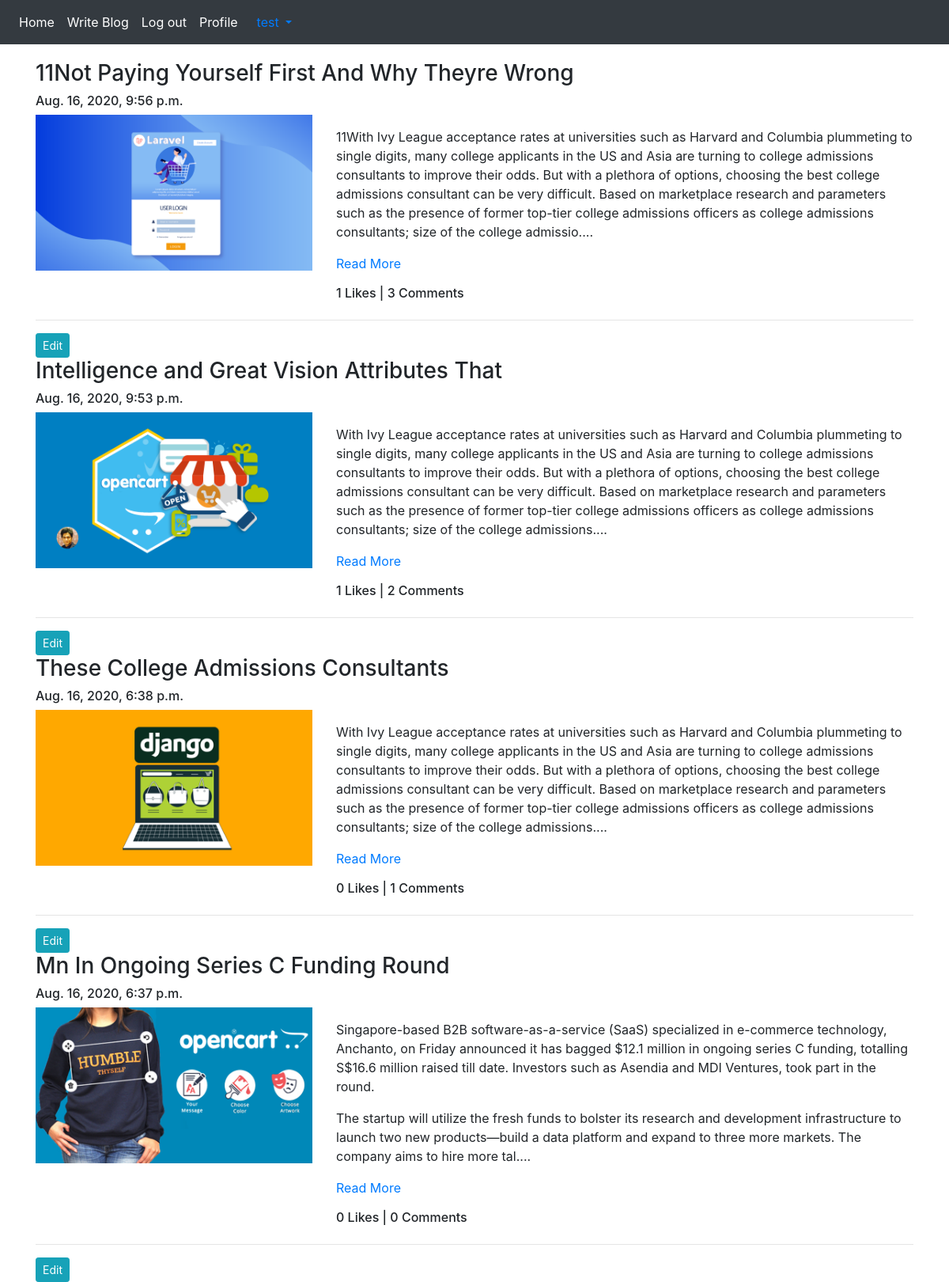
/blog/my-blog (signed in), run on the app's committed database.
### App_Blog/models.py (models this page shows, shortened)
class Blog(models.Model):
    author = models.ForeignKey(User, on_delete=models.CASCADE, related_name='post_author')
    blog_title = models.CharField(max_length=264, verbose_name="Put a Title")
    slug = models.SlugField(max_length=264, unique=True)
    blog_content = models.TextField(verbose_name="What is on your mind?")
    blog_image = models.ImageField(upload_to='blog_images', verbose_name="Blog Image")
    publish_date = models.DateTimeField(auto_now_add=True)
    update_date = models.DateTimeField(auto_now=True)
    class Meta:
        ordering = ['-publish_date']

### App_Blog/views.py (the view)
# urls.py: path('my-blog', views.MyBlogs.as_view(), name='My_blogs'),
class MyBlogs(LoginRequiredMixin,TemplateView):
    template_name = 'App_Blog/my_blogs.html'

### App_Blog/templatetags/custom_filters.py (called while the page is built)
def range_filter(value):
    return value[0:500] + "...."

### templates/App_Blog/my_blogs.html (shortened to what this page needs)
{% extends 'base.html' %}
{% load custom_filters %}
{% block body_block %}
  {% for blog in user.post_author.all %}
<h3>{{ blog.blog_title }}</h3>
<h6>{{ blog.publish_date }}</h6>
<div class="row">
  <div class="col-sm-4">
    <img src="/media/{{blog.blog_image}}" width="100%">
  </div>
  <div class="col-sm-8">
    <p>{{ blog.blog_content|range_filter|linebreaks }}
       <a href="{% url 'App_Blog:blog_details' slug=blog.slug %}">Read More</a>
    </p>
    <h6>{{ blog.liked_blog.count }} Likes | {{ blog.blog_comment.count }} Comments</h6>
  </div>
</div>
<hr>
<a href="{% url 'App_Blog:edit_blog' pk=blog.pk %}" class="btn btn-info btn-sm">Edit</a>
  {% endfor %}
{% endblock %}

### templates/base.html (shortened to what this page needs)
<!doctype html>
<html lang="en">
  <head>
    <link rel="stylesheet" href="https://stackpath.bootstrapcdn.com/bootstrap/4.5.2/css/bootstrap.min.css">
<link rel="stylesheet" href="https://maxcdn.bootstrapcdn.com/font-awesome/4.6.3/css/font-awesome.min.css">
  </head>
  <body>
    <nav class="navbar navbar-expand-sm bg-dark navbar-dark">
        <ul class="navbar-nav">
          <li class="nav-item active">
            <a class="nav-link" href="{% url 'index' %}">Home</a>
          </li>
          {% if user.is_authenticated %}
          <li class="nav-item active">
            <a class="nav-link" href="{% url 'App_Blog:create_blog' %}">Write Blog</a>
          </li>
          <li class="nav-item active">
            <a class="nav-link" href="{% url 'App_Login:logout' %}">Log out</a>
          </li>
          <li class="nav-item active">
            <a class="nav-link" href="{% url 'App_Login:profile' %}">Profile</a>
          </li>
          {% endif %}
        </ul>
        {% if user.is_authenticated %}
        <div class="nav-item dropdown">
          <a class="nav-link dropdown-toggle" href="#" id="navbardrop" data-toggle = "dropdown">
            {{user.username}}
            </a>
          </div>
          {% endif %}
        </nav>
        <div class="container" style = "padding-top: 20px">
      {% block body_block %}
      {% endblock %}
      </div>
  </body>
</html>

### data on the page
Blog: blog_title "11Not Paying Yourself First And Why Theyre Wrong", publish_date "Aug. 16, 2020, 9:56 p.m.", blog_image (picture), blog_content|range_filter "11With Ivy League acceptance rates at universities such as Harvard and Columbia plummeting to single digits, many college applicants in the US and Asia are turning to college admissions consultants to improve their odds. But with a plethora of options, choosing the best college admissions consultant can be very difficult. Based on marketplace research and parameters such as the presence of former top-tier college admissions officers as college admissions consultants; size of the college admissio....", liked_blog.count "1", blog_comment.count "3"
Blog: blog_title "Intelligence and Great Vision Attributes That", publish_date "Aug. 16, 2020, 9:53 p.m.", blog_image (picture), blog_content|range_filter "With Ivy League acceptance rates at universities such as Harvard and Columbia plummeting to single digits, many college applicants in the US and Asia are turning to college admissions consultants to improve their odds. But with a plethora of options, choosing the best college admissions consultant can be very difficult. Based on marketplace research and parameters such as the presence of former top-tier college admissions officers as college admissions consultants; size of the college admissions....", liked_blog.count "1", blog_comment.count "2"
Blog: blog_title "These College Admissions Consultants", publish_date "Aug. 16, 2020, 6:38 p.m.", blog_image (picture), blog_content|range_filter "With Ivy League acceptance rates at universities such as Harvard and Columbia plummeting to single digits, many college applicants in the US and Asia are turning to college admissions consultants to improve their odds. But with a plethora of options, choosing the best college admissions consultant can be very difficult. Based on marketplace research and parameters such as the presence of former top-tier college admissions officers as college admissions consultants; size of the college admissions....", liked_blog.count "0", blog_comment.count "1"
Blog: blog_title "Mn In Ongoing Series C Funding Round", publish_date "Aug. 16, 2020, 6:37 p.m.", blog_image (picture), blog_content|range_filter "Singapore-based B2B software-as-a-service (SaaS) specialized in e-commerce technology, Anchanto, on Friday announced it has bagged $12.1 million in ongoing series C funding, totalling S$16.6 million raised till date. Investors such as Asendia and MDI Ventures, took part in the round. The startup will utilize the fresh funds to bolster its research and development infrastructure to launch two new products—build a data platform and expand to three more markets. The company aims to hire more tal....", liked_blog.count "0", blog_comment.count "0"

### other printed values
{{ user.username }} "test"
